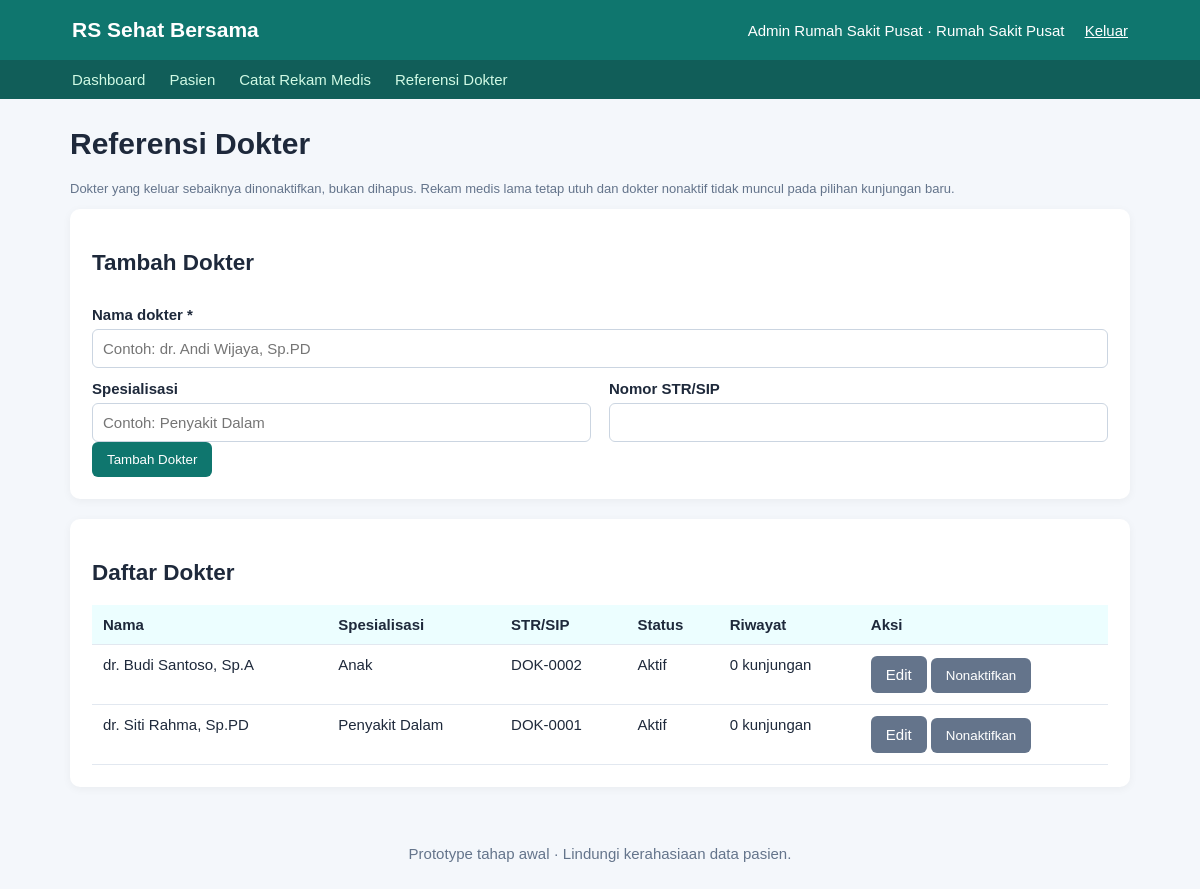
The page /doctors.php (signed in) on the database its author committed.
### tables this page shows
CREATE TABLE doctors (
  id INT UNSIGNED AUTO_INCREMENT PRIMARY KEY,
  full_name VARCHAR(150) NOT NULL,
  specialty VARCHAR(100) NULL,
  license_no VARCHAR(50) NULL,
  is_active TINYINT(1) NOT NULL DEFAULT 1,
  created_at TIMESTAMP DEFAULT CURRENT_TIMESTAMP,
  updated_at TIMESTAMP DEFAULT CURRENT_TIMESTAMP ON UPDATE CURRENT_TIMESTAMP,
  UNIQUE KEY uq_doctors_license (license_no),
  INDEX idx_doctors_active_name (is_active, full_name)
);

### doctors.php (the view, shortened to what this page needs)
<?php
require 'config.php';
$form = ['id' => '', 'full_name' => '', 'specialty' => '', 'license_no' => ''];
$doctors = db()->query('SELECT d.*, (SELECT COUNT(*) FROM medical_records r WHERE r.doctor_id = d.id) AS visit_count FROM doctors d ORDER BY d.is_active DESC, d.full_name')->fetchAll();
layout_start('Referensi Dokter');
?>
<h1>Referensi Dokter</h1>
<p class="muted">Dokter yang keluar sebaiknya dinonaktifkan, bukan dihapus. Rekam medis lama tetap utuh dan dokter nonaktif tidak muncul pada pilihan kunjungan baru.</p>
<div class="card">
<h2><?= $form['id'] ? 'Edit Dokter' : 'Tambah Dokter' ?></h2>
<form method="post">
<div class="form-grid">
<div class="full"><label>Nama dokter *</label><input name="full_name" maxlength="150" required value="<?=e($form['full_name'])?>" placeholder="Contoh: dr. Andi Wijaya, Sp.PD"></div>
<div><label>Spesialisasi</label><input name="specialty" maxlength="100" value="<?=e($form['specialty'])?>" placeholder="Contoh: Penyakit Dalam"></div>
<div><label>Nomor STR/SIP</label><input name="license_no" maxlength="50" value="<?=e($form['license_no'])?>"></div>
</div>
<button class="btn"><?= $form['id'] ? 'Simpan Perubahan' : 'Tambah Dokter' ?></button>
</form>
</div>
<div class="card table-wrap"><h2>Daftar Dokter</h2>
<table><tr><th>Nama</th><th>Spesialisasi</th><th>STR/SIP</th><th>Status</th><th>Riwayat</th><th>Aksi</th></tr>
<?php foreach ($doctors as $doctor): ?>
<tr><td><?=e($doctor['full_name'])?></td><td><?=e($doctor['specialty'])?></td><td><?=e($doctor['license_no'])?></td><td><?= $doctor['is_active'] ? 'Aktif' : 'Nonaktif' ?></td><td><?= (int)$doctor['visit_count'] ?> kunjungan</td><td><a class="btn secondary" href="doctors.php?edit=<?=(int)$doctor['id']?>">Edit</a> <form method="post" style="display:inline"><input type="hidden" name="csrf" value="<?=e(csrf_token())?>"><input type="hidden" name="action" value="toggle"><input type="hidden" name="id" value="<?=(int)$doctor['id']?>"><button class="btn secondary"><?= $doctor['is_active'] ? 'Nonaktifkan' : 'Aktifkan' ?></button></form></td></tr>
<?php endforeach; ?>
</table></div>
<?php layout_end(); ?>

### config.php (shortened to what this page needs)
<?php
function db(): PDO {
    static $pdo;
    if (!$pdo) {
        try {
            $pdo = new PDO(
                'mysql:host=' . DB_HOST . ';port=' . DB_PORT . ';dbname=' . DB_NAME . ';charset=utf8mb4',
                DB_USER,
                DB_PASS,
                [
                    PDO::ATTR_ERRMODE => PDO::ERRMODE_EXCEPTION,
                    PDO::ATTR_DEFAULT_FETCH_MODE => PDO::FETCH_ASSOC,
                    PDO::ATTR_EMULATE_PREPARES => false,
                ]
            );
        } catch (PDOException $exception) {
            error_log('Koneksi database gagal: ' . $exception->getMessage());
            http_response_code(503);
            exit('Database belum tersedia. Jalankan MySQL dari XAMPP, lalu muat ulang halaman.');
        }
    }
    return $pdo;
}
function e(?string $value): string { return htmlspecialchars($value ?? '', ENT_QUOTES, 'UTF-8'); }
function user(): ?array { return $_SESSION['user'] ?? null; }
function layout_start(string $title): void { $u = user(); ?>
<!doctype html><html lang="id"><head><meta charset="utf-8"><meta name="viewport" content="width=device-width,initial-scale=1"><title><?= e($title) ?> - Rumah Sakit</title><link rel="stylesheet" href="assets/style.css"></head><body>
<header class="topbar"><div class="brand">RS Sehat Bersama</div><?php if ($u): ?><div class="userbar"><?= e($u['full_name']) ?> · <?= e($u['branch_name']) ?> <a href="logout.php">Keluar</a></div><?php endif; ?></header>
<?php if ($u): ?><nav><a href="index.php">Dashboard</a><a href="patients.php">Pasien</a><a href="record_form.php">Catat Rekam Medis</a><?php if ($u['role'] === 'admin'): ?><a href="doctors.php">Referensi Dokter</a><?php endif; ?></nav><?php endif; ?><main class="container">
<?php }
function layout_end(): void { ?></main><footer>Prototype tahap awal · Lindungi kerahasiaan data pasien.</footer></body></html><?php }
?>

### assets/style.css (style rules this page uses)
* { box-sizing:border-box }
body { margin:0;background:#f4f7fb;color:#1e293b;font:15px Arial,sans-serif }
.topbar { background:#0f766e;color:#fff;padding:18px 6%;display:flex;justify-content:space-between;align-items:center }
.brand { font-size:21px;font-weight:bold }
.userbar a { color:#fff;margin-left:16px }
nav { background:#115e59;padding:11px 6% }
nav a { color:#d1fae5;text-decoration:none;margin-right:24px }
.container { max-width:1100px;margin:28px auto;padding:0 20px }
.card { background:#fff;border-radius:10px;padding:22px;margin-bottom:20px;box-shadow:0 2px 10px #0000000c }
.btn { display:inline-block;background:#0f766e;color:#fff;border:0;border-radius:6px;padding:10px 15px;text-decoration:none;cursor:pointer }
.btn.secondary { background:#64748b }
label { display:block;font-weight:bold;margin:12px 0 6px }
input,select,textarea { width:100%;padding:10px;border:1px solid #cbd5e1;border-radius:6px;font:inherit }
.form-grid { display:grid;grid-template-columns:repeat(2,1fr);gap:0 18px }
.full { grid-column:1/-1 }
.table-wrap { overflow:auto }
table { width:100%;border-collapse:collapse;background:#fff }
th,td { padding:11px;border-bottom:1px solid #e2e8f0;text-align:left;vertical-align:top }
th { background:#ecfeff }
.muted { color:#64748b;font-size:13px }
footer { text-align:center;color:#64748b;padding:30px }

### rows shown on the page
doctors: full_name "dr. Budi Santoso, Sp.A", specialty "Anak", license_no "DOK-0002", is_active "Aktif", visit_count "0"
doctors: full_name "dr. Siti Rahma, Sp.PD", specialty "Penyakit Dalam", license_no "DOK-0001", is_active "Aktif", visit_count "0"

### other values the page prints
$u['full_name'] "Admin Rumah Sakit Pusat"
$u['branch_name'] "Rumah Sakit Pusat"
